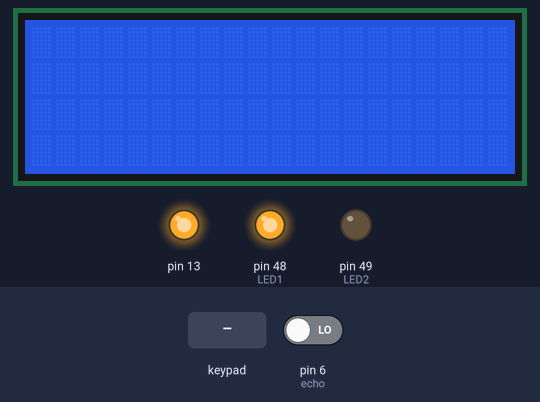
A sketch run on a simulated Arduino Mega 2560, built with avr-gcc and run on an emulated ATmega2560. Shown: 20×4 character LCD, output pins drawn as LEDs (lit = HIGH). Inputs (shaded band) come from the test bench; at power-on: pin 6 (echo) LOW. Storage starts empty; the audio player accepts every command and is not drawn; pins used as bus, display or sensor lines are not drawn; what the sketch prints to the serial monitor is not drawn.

Above: at 1.2 s.
1.3 s: key '3' pressed
At 9.8 s:
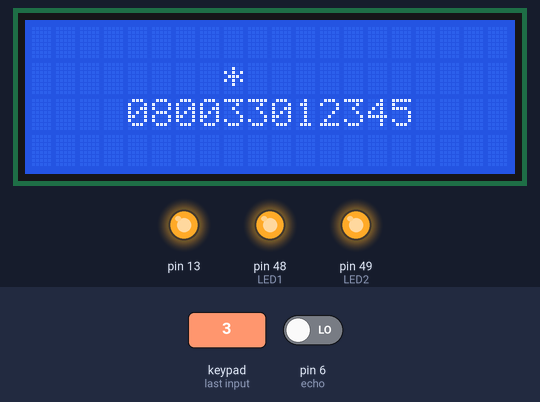
10.6 s: keypad keys 1 2 3 4 pressed 0.4 s apart
At 12.7 s:
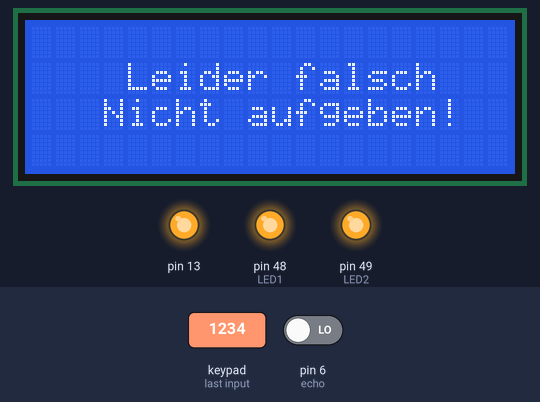
14.9 s: key '4' pressed
At 15.6 s:
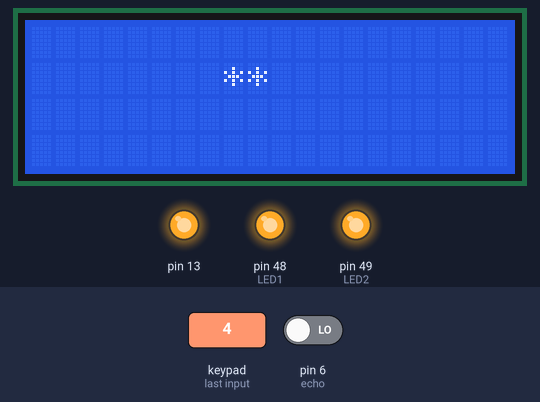
Timing chart, 0 to 17.9 s (numbered marks = the images above; inputs shaded):
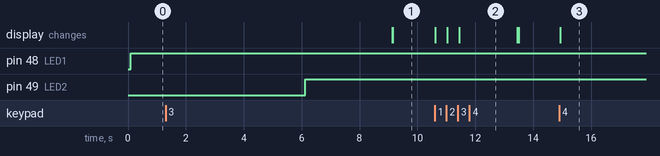

The sketch:

keypad_passlock_withLCD_andAudio_andIR.ino
```cpp
#include <Keypad.h>
#include <Password.h>
#include <Wire.h> //Wire Bibliothek einbinden
#include <LiquidCrystal_I2C.h>//Vorher hinzugefügte LiquidCrystal_I2C //Bibliothek einbinden
#include <TMRpcm.h>
#include <SPI.h>
#include <SD.h>
#include <Servo.h>

/**
 *
 * Arduino Pin Belegung
 *  GND am Keypad (links PIN 30)
 *  22, 24, 26, 28 (von rechts)
 *  LED 52 (100 Ohm an GND)
 */

//LCD SETUP
LiquidCrystal_I2C lcd(0x3F, 2, 1, 0, 4, 5, 6, 7, 3, POSITIVE);

//PWD SETUP
Password password = Password( "1234" );
int currentPasswordLength = 0;
int maxPasswordLength = 4;

//NUMPAD SETUP
const byte ROWS = 1;
const byte COLS = 4;
char keys[ROWS][COLS] = {
    {'3','4','1','2'}
};
byte rowPins[ROWS] = {30}; //connect to the row pinouts of the keypad
byte colPins[COLS] = {28, 26, 24, 22}; //connect to the column pinouts of the keypad
Keypad keypad = Keypad( makeKeymap(keys), rowPins, colPins, ROWS, COLS );

//LED SETUP
int LED1=48;
int LED2=49;

//SDCARD AND SPEAKER
#define CHIP_SELECT_PIN  53
#define SPEAKER_PIN      11
TMRpcm tmrpcm;

//IRM Odul
int trigger=7;
int echo=6;

//SERVO
Servo servoblau;


//LOGIC
boolean passOK = false;
int status =0;

void setup() {
 Serial.begin(9600);
 initLCD();
 initSdAndSpeaker();
 initIR();

 pinMode(LED1, OUTPUT);
 digitalWrite(LED1, LOW);
 pinMode(LED2, OUTPUT);
 digitalWrite(LED2, LOW);
}

void loop() {

if (status == 0){
  //Play Audio
   //Check SD CARD
  if ( !SD.begin( CHIP_SELECT_PIN ) )
    Serial.println( "SD fail" );
  else {
    //Todo: Check if GPS is fix
    status =1;
    Serial.println( "SD OK" );
    //tmrpcm.play( "OOT_Secret.wav" );
    delay( 5 );
  }
}
if (status ==1){
    digitalWrite(LED1, HIGH);
    //tmrpcm.play( "OOT_Secret_16b.wav" );
    delay( 5 );
    status = 2;
    delay(5000);//laenge von audio
}
if (status == 2){
  if (checkEntfernung()){
    digitalWrite(LED2, HIGH);
    status =3;
    //tmrpcm.play( "KnowHow2.wav" );
    tmrpcm.play( "6.wav" );
    Serial.println( "IR Test fertig" );
    delay(1000);
  } else {
    Serial.println( "IR Test geht weiter" );
    delay(1000);
  }
}
if (status ==3){
  //tmrpcm.play( "erklaerung.wav" );
  //delay(1000);//laenge von audio
  //tmrpcm.play( "ort1.wav" );
  //todo check ort 1
  delay(1000);//laenge von audio
  tmrpcm.play( "6.wav" );
  status = 4;
}
if (status == 4){
  //tmrpcm.play( "ort2.wav" );
  //todo check ort 2
  delay(1000);//laenge von audio
  tmrpcm.play( "6.wav" );
  //tmrpcm.play( "nummer.wav" );
  writeOnLCDCenter("080033012345", 2);
  status = 5;
}

if (status == 5) {
  if (!passOK){
    char key = keypad.getKey();
    if (key != NO_KEY){
        delay(20);
          writePINInputOnLCD();
          passOK = processNumberKey(key);
        }
    } else {
     // tmrpcm.play( "OOT_Secret.wav" );
      status =6;
    }
  }

if (status == 6) {
  writeUnlock();
  servoblau.attach(5);
  servoblau.write(180);
  delay(3000);
  servoblau.detach();
  status =7;
}

if (status == 7){
  writeUnlock();
}
}


void initLCD(){
  pinMode(13, OUTPUT);
  digitalWrite(13, HIGH);
  lcd.begin(20,4);
  lcd.backlight();
  lcd.setCursor(0,0);
}
void initSdAndSpeaker(){
  tmrpcm.speakerPin = SPEAKER_PIN;
  tmrpcm.volume(7);
  //pinMode(53, OUTPUT);
}

void initIR(){
  pinMode(trigger, OUTPUT);
  pinMode(echo, INPUT);
}


//IRLogik
boolean checkEntfernung() {
  long dauer=0;
  long entfernung=0;
  digitalWrite(trigger, LOW);
  delay(5);
  digitalWrite(trigger, HIGH);
  delay(10);
  digitalWrite(trigger, LOW);
  dauer = pulseIn(echo, HIGH);
  entfernung = (dauer/2) * 0.03432;
  if (entfernung >= 500 || entfernung <= 0)
  {
  Serial.println("Kein Messwert");
  }
  else
  {
  Serial.print(entfernung);
  Serial.println(" cm");
  }
  if (entfernung <= 10)
  {
    Serial.print("true");
   return true;
  }
  else  //Und wenn das nicht so ist...
  {
    Serial.print("false");
   return false;
  }

}

//PASSLogik
boolean processNumberKey(char key) {
    boolean passOk = false;
   //Serial.print(key);
   currentPasswordLength++;
   password.append(key);
   if (currentPasswordLength == maxPasswordLength) {
      passOk = checkPassword();
   }
   return passOk;
}

boolean checkPassword() {
  boolean passOk = false;
   if (password.evaluate()){
      lcd.clear();
      //digitalWrite(LED, HIGH); // Schalte die LED an.
      passOk = true;
   } else {
//      digitalWrite(LED, LOW); // Schalte die LED aus.
      lcd.clear();
      writeOnLCDCenter("Leider falsch",1);
      writeOnLCDCenter("Nicht aufgeben!",2);
      delay(2000);
      lcd.clear();
      Serial.println(" Wrong passwowrd!");
   }
   resetPassword();
   return passOk;
}

void resetPassword() {
   password.reset();
   currentPasswordLength = 0;
}

void writeUnlock(){
  int i =0;
  uint8_t heart[8] = {0x0, 0xa, 0x1f, 0x1f, 0xe, 0x4, 0x0};
  lcd.createChar(0, heart);
  lcd.home();
    while(i<80){
      lcd.write((byte)0);
      i++;
    }
  delay(400);
  lcd.noDisplay();
  delay(400);
  // Turn on the display:
  lcd.display();

}

void writeOnLCDCenter(String lcdString, int row){
  lcd.setCursor(getCenterCursorPosition(lcdString),row);
  lcd.print(lcdString);
}

void writePINInputOnLCD(){
  lcd.setCursor(10 - (maxPasswordLength -currentPasswordLength)+2,1);
  lcd.print("*");
}

void writeOnLCDCenter(String lcdString){
  lcd.setCursor(getCenterCursorPosition(lcdString),1);
  lcd.print(lcdString);
}

int getCenterCursorPosition(String lcdString){
  int centerPosition = 10 - (lcdString.length()/2);
  return centerPosition;
}
```

Measured:
- after the input at 1.3 s, the display: first differs from a run without the input after 7.9 s (image 1)
- after the input at 10.6 s, the display: first changes at once (image 2 shows a later state)
- after the input at 14.9 s, the display: changes at once (image 3)
